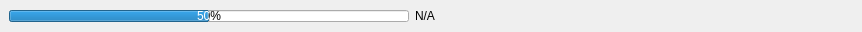
<?xml version="1.0" encoding="UTF-8"?>
<ui version="4.0">
 <class>Form</class>
 <widget class="QWidget" name="Form">
  <property name="geometry">
   <rect>
    <x>0</x>
    <y>0</y>
    <width>862</width>
    <height>31</height>
   </rect>
  </property>
  <property name="windowTitle">
   <string>Form</string>
  </property>
  <property name="styleSheet">
   <string notr="true"/>
  </property>
  <layout class="QHBoxLayout" name="horizontalLayout">
   <property name="leftMargin">
    <number>0</number>
   </property>
   <property name="topMargin">
    <number>0</number>
   </property>
   <property name="rightMargin">
    <number>0</number>
   </property>
   <property name="bottomMargin">
    <number>0</number>
   </property>
   <item>
    <widget class="QWidget" name="menuFrame" native="true">
     <layout class="QHBoxLayout" name="horizontalLayout_2">
      <item>
       <widget class="QProgressBar" name="progressBar">
        <property name="maximumSize">
         <size>
          <width>400</width>
          <height>12</height>
         </size>
        </property>
        <property name="maximum">
         <number>100</number>
        </property>
        <property name="value">
         <number>50</number>
        </property>
       </widget>
      </item>
      <item>
       <widget class="QLabel" name="menuLabel">
        <property name="text">
         <string>N/A</string>
        </property>
        <property name="wordWrap">
         <bool>true</bool>
        </property>
       </widget>
      </item>
     </layout>
    </widget>
   </item>
  </layout>
 </widget>
 <resources/>
 <connections/>
</ui>
